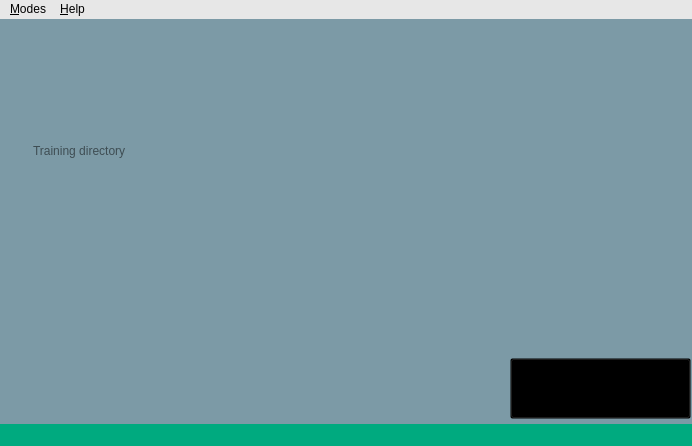
<?xml version="1.0" encoding="UTF-8"?>
<ui version="4.0">
 <class>MainWindow</class>
 <widget class="QMainWindow" name="MainWindow">
  <property name="windowModality">
   <enum>Qt::NonModal</enum>
  </property>
  <property name="enabled">
   <bool>true</bool>
  </property>
  <property name="geometry">
   <rect>
    <x>0</x>
    <y>0</y>
    <width>692</width>
    <height>446</height>
   </rect>
  </property>
  <property name="sizePolicy">
   <sizepolicy hsizetype="Fixed" vsizetype="Fixed">
    <horstretch>0</horstretch>
    <verstretch>0</verstretch>
   </sizepolicy>
  </property>
  <property name="windowTitle">
   <string>Face Recognition</string>
  </property>
  <property name="windowIcon">
   <iconset>
    <normaloff>icons/face_recognition_icon.png</normaloff>icons/face_recognition_icon.png</iconset>
  </property>
  <property name="windowOpacity">
   <double>1.000000000000000</double>
  </property>
  <property name="toolTipDuration">
   <number>0</number>
  </property>
  <property name="styleSheet">
   <string notr="true">
background-color: rgb(124, 154, 166);</string>
  </property>
  <property name="iconSize">
   <size>
    <width>20</width>
    <height>20</height>
   </size>
  </property>
  <property name="animated">
   <bool>true</bool>
  </property>
  <property name="tabShape">
   <enum>QTabWidget::Rounded</enum>
  </property>
  <widget class="QWidget" name="centralwidget">
   <property name="enabled">
    <bool>true</bool>
   </property>
   <widget class="QStackedWidget" name="stackedWidget">
    <property name="geometry">
     <rect>
      <x>0</x>
      <y>0</y>
      <width>691</width>
      <height>421</height>
     </rect>
    </property>
    <property name="minimumSize">
     <size>
      <width>0</width>
      <height>0</height>
     </size>
    </property>
    <property name="autoFillBackground">
     <bool>false</bool>
    </property>
    <property name="styleSheet">
     <string notr="true"/>
    </property>
    <property name="frameShape">
     <enum>QFrame::NoFrame</enum>
    </property>
    <property name="frameShadow">
     <enum>QFrame::Plain</enum>
    </property>
    <property name="currentIndex">
     <number>1</number>
    </property>
    <widget class="QWidget" name="Welcome">
     <widget class="QLabel" name="faceRecIcon">
      <property name="geometry">
       <rect>
        <x>220</x>
        <y>130</y>
        <width>241</width>
        <height>241</height>
       </rect>
      </property>
      <property name="text">
       <string>&lt;html&gt;&lt;head/&gt;&lt;body&gt;&lt;p&gt;&lt;img width=&quot;240&quot; height=&quot;240&quot; src=&quot;:/WelcomeImage/face_recognition_icon.png&quot;/&gt;&lt;/p&gt;&lt;/body&gt;&lt;/html&gt;</string>
      </property>
     </widget>
     <widget class="QLabel" name="faceRecTitle">
      <property name="geometry">
       <rect>
        <x>150</x>
        <y>30</y>
        <width>351</width>
        <height>81</height>
       </rect>
      </property>
      <property name="text">
       <string>&lt;html&gt;&lt;head/&gt;&lt;body&gt;&lt;p&gt;&lt;img width=&quot;350&quot; height=&quot;80&quot; src=&quot;:/WelcomeTitle/welcomeTitle.png&quot;/&gt;&lt;/p&gt;&lt;/body&gt;&lt;/html&gt;</string>
      </property>
     </widget>
    </widget>
    <widget class="QWidget" name="Training">
     <widget class="QGroupBox" name="browseBox">
      <property name="geometry">
       <rect>
        <x>20</x>
        <y>100</y>
        <width>411</width>
        <height>60</height>
       </rect>
      </property>
      <property name="styleSheet">
       <string notr="true">border-style: none</string>
      </property>
      <property name="title">
       <string/>
      </property>
      <property name="flat">
       <bool>false</bool>
      </property>
      <property name="checkable">
       <bool>false</bool>
      </property>
      <widget class="QPushButton" name="browseBtn">
       <property name="geometry">
        <rect>
         <x>320</x>
         <y>1</y>
         <width>81</width>
         <height>61</height>
        </rect>
       </property>
       <property name="sizePolicy">
        <sizepolicy hsizetype="Fixed" vsizetype="Fixed">
         <horstretch>0</horstretch>
         <verstretch>0</verstretch>
        </sizepolicy>
       </property>
       <property name="styleSheet">
        <string notr="true">QPushButton#browseBtn:hover
{
	image: url(:/BrowseBtn/browseHover.png);

}

QPushButton#browseBtn:pressed
{
	image: url(:/BrowseBtn/browsePush.png);

}

QPushButton#browseBtn
{
	image: url(:/BrowseBtn/browseDef.png);
	background:transparent;

}</string>
       </property>
       <property name="text">
        <string/>
       </property>
       <property name="iconSize">
        <size>
         <width>10</width>
         <height>10</height>
        </size>
       </property>
       <property name="autoRepeatDelay">
        <number>4</number>
       </property>
       <property name="autoRepeatInterval">
        <number>4</number>
       </property>
      </widget>
      <widget class="QLabel" name="dirImage">
       <property name="geometry">
        <rect>
         <x>4</x>
         <y>10</y>
         <width>311</width>
         <height>41</height>
        </rect>
       </property>
       <property name="text">
        <string>&lt;html&gt;&lt;head/&gt;&lt;body&gt;&lt;p&gt;&lt;img src=&quot;:/Dir/textInsert.png&quot;/&gt;&lt;/p&gt;&lt;/body&gt;&lt;/html&gt;</string>
       </property>
      </widget>
      <widget class="QLineEdit" name="lineEdit">
       <property name="geometry">
        <rect>
         <x>11</x>
         <y>16</y>
         <width>291</width>
         <height>31</height>
        </rect>
       </property>
       <property name="autoFillBackground">
        <bool>false</bool>
       </property>
       <property name="styleSheet">
        <string notr="true">QLineEdit 
{
	background:transparent
}

</string>
       </property>
       <property name="text">
        <string/>
       </property>
       <property name="frame">
        <bool>false</bool>
       </property>
       <property name="placeholderText">
        <string>Training directory</string>
       </property>
      </widget>
     </widget>
     <widget class="QPushButton" name="trainBtn">
      <property name="geometry">
       <rect>
        <x>510</x>
        <y>339</y>
        <width>181</width>
        <height>61</height>
       </rect>
      </property>
      <property name="sizePolicy">
       <sizepolicy hsizetype="Fixed" vsizetype="Fixed">
        <horstretch>0</horstretch>
        <verstretch>0</verstretch>
       </sizepolicy>
      </property>
      <property name="styleSheet">
       <string notr="true">
QPushButton#trainBtn:hover
{
	image: url(:/StartTrainingBtn/startTrainingHover.png);
}

QPushButton#trainBtn:pressed
{
	image: url(:/StartTrainingBtn/startTrainingPush.png);
}

QPushButton#trainBtn
{
	image: url(:/StartTrainingBtn/startTrainingDef.png);
	background:transparent;

}







</string>
      </property>
      <property name="text">
       <string/>
      </property>
      <property name="iconSize">
       <size>
        <width>10</width>
        <height>10</height>
       </size>
      </property>
      <property name="autoRepeatDelay">
       <number>4</number>
      </property>
      <property name="autoRepeatInterval">
       <number>4</number>
      </property>
     </widget>
     <widget class="QLabel" name="trainingTitle">
      <property name="geometry">
       <rect>
        <x>150</x>
        <y>10</y>
        <width>311</width>
        <height>71</height>
       </rect>
      </property>
      <property name="text">
       <string>&lt;html&gt;&lt;head/&gt;&lt;body&gt;&lt;p&gt;&lt;img src=&quot;:/TrainingTitle/trainingTitle.png&quot;/&gt;&lt;/p&gt;&lt;/body&gt;&lt;/html&gt;</string>
      </property>
     </widget>
    </widget>
    <widget class="QWidget" name="Testing">
     <widget class="QLabel" name="label">
      <property name="geometry">
       <rect>
        <x>270</x>
        <y>30</y>
        <width>101</width>
        <height>51</height>
       </rect>
      </property>
      <property name="text">
       <string>Testing</string>
      </property>
     </widget>
     <widget class="QGroupBox" name="groupBrowseTesting">
      <property name="geometry">
       <rect>
        <x>10</x>
        <y>100</y>
        <width>411</width>
        <height>60</height>
       </rect>
      </property>
      <property name="styleSheet">
       <string notr="true">border-style: none</string>
      </property>
      <property name="title">
       <string/>
      </property>
      <property name="flat">
       <bool>false</bool>
      </property>
      <property name="checkable">
       <bool>false</bool>
      </property>
      <widget class="QPushButton" name="browseBtnTesting">
       <property name="geometry">
        <rect>
         <x>320</x>
         <y>1</y>
         <width>81</width>
         <height>61</height>
        </rect>
       </property>
       <property name="sizePolicy">
        <sizepolicy hsizetype="Fixed" vsizetype="Fixed">
         <horstretch>0</horstretch>
         <verstretch>0</verstretch>
        </sizepolicy>
       </property>
       <property name="styleSheet">
        <string notr="true">
QPushButton#browseBtn:hover
{
	image: url(:/BrowseBtn/browseHover.png);

}

QPushButton#browseBtn:pressed
{
	image: url(:/BrowseBtn/browsePush.png);

}

QPushButton#browseBtn
{
	image: url(:/BrowseBtn/browseDef.png);
	background:transparent;

}







</string>
       </property>
       <property name="text">
        <string/>
       </property>
       <property name="iconSize">
        <size>
         <width>10</width>
         <height>10</height>
        </size>
       </property>
       <property name="autoRepeatDelay">
        <number>4</number>
       </property>
       <property name="autoRepeatInterval">
        <number>4</number>
       </property>
      </widget>
      <widget class="QLabel" name="imgDirTesting">
       <property name="geometry">
        <rect>
         <x>4</x>
         <y>10</y>
         <width>311</width>
         <height>41</height>
        </rect>
       </property>
       <property name="text">
        <string>&lt;html&gt;&lt;head/&gt;&lt;body&gt;&lt;p&gt;&lt;img src=&quot;:/Dir/textInsert.png&quot;/&gt;&lt;/p&gt;&lt;/body&gt;&lt;/html&gt;</string>
       </property>
      </widget>
      <widget class="QLineEdit" name="textImgDirTesting">
       <property name="geometry">
        <rect>
         <x>11</x>
         <y>16</y>
         <width>291</width>
         <height>31</height>
        </rect>
       </property>
       <property name="autoFillBackground">
        <bool>false</bool>
       </property>
       <property name="styleSheet">
        <string notr="true">QLineEdit 
{
	background:transparent
}

</string>
       </property>
       <property name="text">
        <string/>
       </property>
       <property name="frame">
        <bool>false</bool>
       </property>
       <property name="placeholderText">
        <string>Image directory</string>
       </property>
      </widget>
     </widget>
    </widget>
   </widget>
  </widget>
  <widget class="QMenuBar" name="menubar">
   <property name="geometry">
    <rect>
     <x>0</x>
     <y>0</y>
     <width>692</width>
     <height>26</height>
    </rect>
   </property>
   <property name="styleSheet">
    <string notr="true">background-color: rgb(231, 231, 231);
selection-color: rgb(0, 0, 0);
selection-background-color: rgb(154, 201, 254);
</string>
   </property>
   <widget class="QMenu" name="menu_file">
    <property name="title">
     <string>&amp;Modes</string>
    </property>
    <addaction name="actionTrain"/>
    <addaction name="actionTesting"/>
    <addaction name="separator"/>
    <addaction name="actionExit"/>
   </widget>
   <widget class="QMenu" name="menu_Help">
    <property name="title">
     <string>&amp;Help</string>
    </property>
    <addaction name="actionHow_to_use"/>
    <addaction name="actionAbout"/>
   </widget>
   <addaction name="menu_file"/>
   <addaction name="menu_Help"/>
  </widget>
  <widget class="QStatusBar" name="statusbar">
   <property name="styleSheet">
    <string notr="true">background-color: rgb(0, 170, 127);</string>
   </property>
  </widget>
  <action name="actionTrain">
   <property name="text">
    <string>Training</string>
   </property>
  </action>
  <action name="actionTesting">
   <property name="text">
    <string>Testing</string>
   </property>
  </action>
  <action name="actionExit">
   <property name="text">
    <string>Exit</string>
   </property>
  </action>
  <action name="actionHow_to_use">
   <property name="text">
    <string>How to use</string>
   </property>
  </action>
  <action name="actionAbout">
   <property name="text">
    <string>About</string>
   </property>
  </action>
 </widget>
 <resources>
  <include location="GUI.qrc"/>
 </resources>
 <connections/>
</ui>
